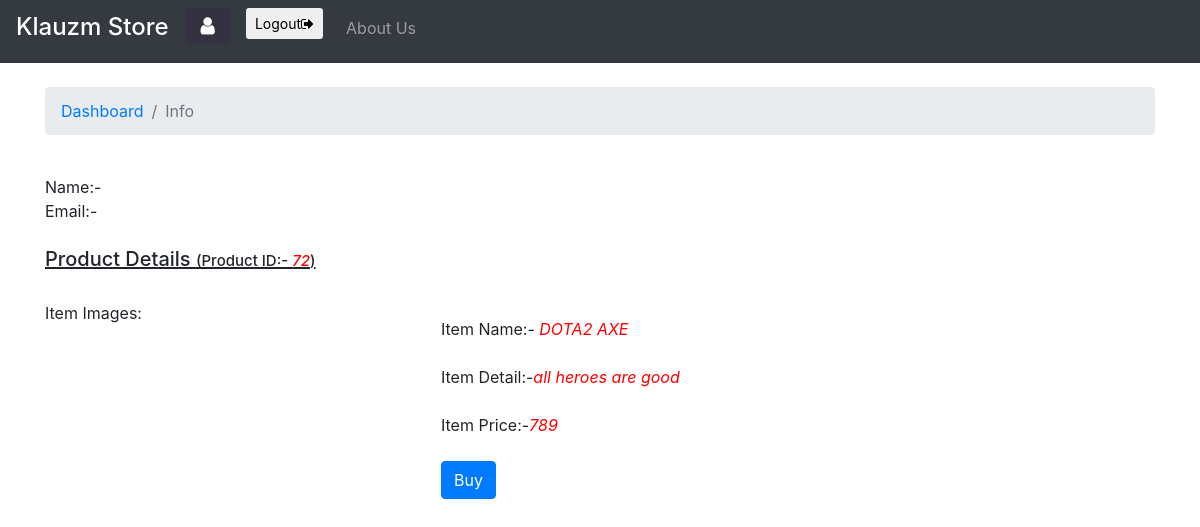
/bower/info.php, run on the app's committed database.
### tables this page shows
CREATE TABLE `istore` (
  `id` int(11) NOT NULL,
  `uid` int(123) NOT NULL,
  `iname` varchar(255) NOT NULL,
  `idetail` varchar(255) NOT NULL,
  `iprice` int(11) NOT NULL,
  `createdat` timestamp(6) NOT NULL DEFAULT CURRENT_TIMESTAMP(6),
  `updatedat` timestamp(6) NOT NULL DEFAULT CURRENT_TIMESTAMP(6) ON UPDATE CURRENT_TIMESTAMP(6),
  `event` varchar(123) NOT NULL,
  `istatus` varchar(123) NOT NULL,
  `icategory` varchar(123) NOT NULL
);

### bower/product.php (called while the page is built, shortened)
<?php
class Product
{
       function getsProduct($puid,$piid)
       {
           $conn = new Server;
           $con = $conn->connect();
           $getU = $con->prepare("SELECT istore.*,iimage.pid,iimage.ipic,user.uemail,category.* FROM istore LEFT JOIN iimage ON istore.uid = ? and istore.id = ? and istore.id=iimage.id LEFT JOIN user ON user.uid = istore.uid LEFT JOIN category ON category.cid=istore.icategory order by istore.id = ? desc");
           $getU->bindParam(1, $puid, PDO::PARAM_INT);
           $getU->bindParam(2, $piid, PDO::PARAM_INT);
           $getU->bindParam(3, $piid, PDO::PARAM_INT);
           $getU->execute();
           $harray = [];
           while ($roow = $getU->fetch(PDO::FETCH_ASSOC)) {
               $harray[] = $roow;
           }
           return $harray;
         }
}
?>

### bower/info.php (the view, shortened to what this page needs)
<?php
require("unity.php");
$uidname = $_SESSION['uid'][1];
$uidemail = $_SESSION['uid'][2];
$piid=$_GET['p'];
$puid=$_GET['q'];
$product = $pt->getsProduct($puid,$piid);
?>
<html>
<head>
  <link rel="stylesheet" href="/bower/bower_components/bootstrap/dist/css/bootstrap.min.css">
  <link  href="http://cdnjs.cloudflare.com/ajax/libs/fotorama/4.6.4/fotorama.css" rel="stylesheet">
  <link rel="stylesheet" href="https://cdnjs.cloudflare.com/ajax/libs/font-awesome/4.7.0/css/font-awesome.min.css">
  <link rel="stylesheet" type="text/css" href="https://cdn.datatables.net/1.10.16/css/jquery.dataTables.css">
</head>
<body>
  <nav class="navbar navbar-expand-md bg-dark navbar-dark">
    <a class="navbar-brand" href="dashboard.php"><h4>Klauzm Store</h4></a>
    <div class="collapse navbar-collapse" id="collapsibleNavbar">
      <ul class="navbar-nav">
        <li class="nav-item">
          <a href="profile.php" class="btn btn-info btn-lg" style="border:0px;background-color:#343140;">
              <i class="fa fa-user" style="color:white"></i>
            </a>
        </li>
        <li class="nav-item">
          <form class="container"method="post" action="dashboard.php">
          <button class="btn btn-default btn-sm" value="Logout" name="logout">Logout<i class="fa fa-sign-out"></i></button>
          </form>
        </li>
        <li class="nav-item">
          <a class="nav-link" href="#">About Us</a>
        </li>
      </ul>
    </div>
  </nav>
  <br>
  <div class="container">
     <nav aria-label="breadcrumb">
      <ol class="breadcrumb">
         <li class="breadcrumb-item"><a href="dashboard.php">Dashboard</a></li>
       <li class="breadcrumb-item active" aria-current="page">Info</li>
      </ol>
     </nav>
   </div><br>
  <div class="container">
  Name:-  <a href="profile.php" style="color:red;"> <?=$uidname ?></a> <br>
  Email:-  <?=$uidemail ?>
  </div><br>
<div class="container">
  <u><h5>Product Details  <span style="font-size:15px;">(Product ID:- <i style="color:red;font-size:15px;"><?= $product[0]['id'] ?></i>) </span></h5></u>
</div>
<div class="container" style="margin-top:30px">
  <div class="row">
    <div class="col-sm-4">
      <p>Item Images:</p>
  </div>
    <div class="col-sm-8">
      <div class="modal-body">
          <div class="form-group">
            <label for="text">Item Name:-<i style="color:red;"></label> <?= $product[0]['iname']?></i>
          </div>
          <div class="form-group">
            <label for="text">Item Detail:-</label><i style="color:red;"><?= $product[0]['idetail']?></i>
          </div>
          <div class="form-group">
            <label for="text">Item Price:-</label><i style="color:red;"><?= $product[0]['iprice']?></i>
          </div>
        <form method="post" action="function.php?idmail=<?= $product[0]['id'] ?>&uidmail=<?= $product[0]['uid'] ?>" enctype="multipart/form-data" id="ushobby" >
            <button type="submit" class="btn btn-primary" name="sendmail">Buy</button>
         </form>
      </div>
  </div>
  </div>
</div>
</body>
</html>

### data on the page
istore: id "72", iname "DOTA2 AXE", idetail "all heroes are good", iprice "789"
